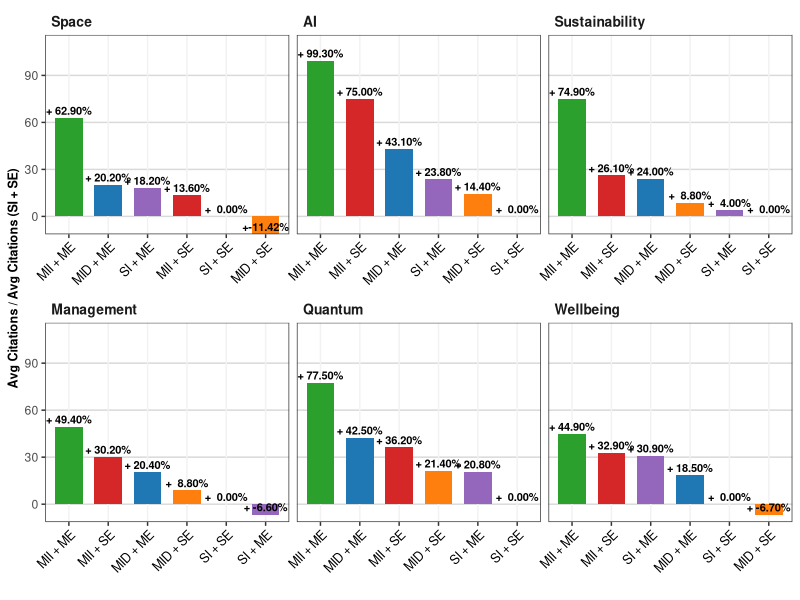

Here is the R script that generated this plot:
library(ggplot2)
library(dplyr)

# 1. Exact Data Entry
# Values extracted directly from the labels in the high-res image
data <- bind_rows(
  # Space Group
  data.frame(Group = "Space", Category = "MII + ME",   Value = 62.9),
  data.frame(Group = "Space", Category = "MID + ME",    Value = 20.2),
  data.frame(Group = "Space", Category = "MII + SE",   Value = 13.6),
  data.frame(Group = "Space", Category = "SI + ME", Value = 18.2),
  data.frame(Group = "Space", Category = "SI + SE",  Value = 0.00),
  data.frame(Group = "Space", Category = "MID + SE",  Value = -11.42),
  
  # AI Group
  data.frame(Group = "AI", Category = "MII + ME",   Value = 99.3),
  data.frame(Group = "AI", Category = "MII + SE",   Value = 75.0),
  data.frame(Group = "AI", Category = "MID + ME",    Value = 43.1),
  data.frame(Group = "AI", Category = "SI + ME", Value = 23.8),
  data.frame(Group = "AI", Category = "MID + SE",  Value = 14.4),
  data.frame(Group = "AI", Category = "SI + SE",  Value = 0.00),
  
  # Sustainability Group
  data.frame(Group = "Sustainability", Category = "MII + ME",   Value = 74.9),
  data.frame(Group = "Sustainability", Category = "MII + SE",   Value = 26.1),
  data.frame(Group = "Sustainability", Category = "MID + SE",  Value = 8.8),
  data.frame(Group = "Sustainability", Category = "MID + ME",    Value = 24.0),
  data.frame(Group = "Sustainability", Category = "SI + ME", Value = 4.0),
  data.frame(Group = "Sustainability", Category = "SI + SE",  Value = 0.00),
  
  # Management Group
  data.frame(Group = "Management", Category = "MII + ME",   Value = 49.4),
  data.frame(Group = "Management", Category = "MII + SE",   Value = 30.2),
  data.frame(Group = "Management", Category = "MID + ME",    Value = 20.4),
  data.frame(Group = "Management", Category = "MID + SE",  Value = 8.80),
  data.frame(Group = "Management", Category = "SI + SE",  Value = 0.00),
  data.frame(Group = "Management", Category = "SI + ME", Value = -6.6),
  
  # Quantum Group
  data.frame(Group = "Quantum", Category = "MII + ME",   Value = 77.5),
  data.frame(Group = "Quantum", Category = "MID + ME",    Value = 42.5),
  data.frame(Group = "Quantum", Category = "MII + SE",   Value = 36.2),
  data.frame(Group = "Quantum", Category = "MID + SE",  Value = 21.4),
  data.frame(Group = "Quantum", Category = "SI + ME", Value = 20.8),
  data.frame(Group = "Quantum", Category = "SI + SE",  Value = 0.00),
  
  # Wellbeing Group
  data.frame(Group = "Wellbeing", Category = "MII + ME",   Value = 44.9),
  data.frame(Group = "Wellbeing", Category = "MII + SE",   Value = 32.9),
  data.frame(Group = "Wellbeing", Category = "MID + ME",    Value = 18.5),
  data.frame(Group = "Wellbeing", Category = "SI + ME", Value = 30.9),
  data.frame(Group = "Wellbeing", Category = "SI + SE",  Value = 0.00),
  data.frame(Group = "Wellbeing", Category = "MID + SE",  Value = -6.7)
)

# 2. Logic to Sort Bars Independently Per Panel
# We set the Group order first so the panels appear in the correct grid positions
data$Group <- factor(data$Group, levels = c("Space", "AI", "Sustainability", 
                                            "Management", "Quantum", "Wellbeing"))

# We create a combined column (Group + Category). 
# We then order this column based on the Value (descending).
# This "tricks" ggplot into sorting every panel individually.
data <- data %>%
  arrange(Group, desc(Value)) %>%
  mutate(Unique_Bar_ID = factor(paste(Group, Category, sep="_"), 
                                levels = paste(Group, Category, sep="_")))

# 3. Define Exact Colors
custom_colors <- c(
  "MII + ME"   = "#2ca02c",  # Green
  "MII + SE"   = "#d62728",  # Red
  "MID + ME"    = "#1f77b4",  # Blue
  "MID + SE"  = "#ff7f0e",  # Orange
  "SI + ME" = "#9467bd",  # Purple
  "SI + SE"  = "#8c564b"   # Brown
)

# 4. Create the Plot
p <- ggplot(data, aes(x = Unique_Bar_ID, y = Value, fill = Category)) +
  geom_bar(stat = "identity", width = 0.7) +
  
  # Labels on top of bars
  geom_text(aes(label = paste0("+", format(Value, nsmall=2), "%")), 
            vjust = -0.4, 
            size = 2.8, 
            fontface = "bold") +
  
  # Create the 2x3 Grid
  facet_wrap(~ Group, scales = "free_x", ncol = 3) +
  
  # Apply Colors
  scale_fill_manual(values = custom_colors) +
  
  # Fix X-axis labels (Remove the hidden 'Group_' prefix we added for sorting)
  scale_x_discrete(labels = function(x) sub(".*_", "", x)) +
  
  # Labels and Theme
  labs(y = "Avg Citations / Avg Citations (SI + SE)", x = "") +
  theme_bw() +
  theme(
    # Panel titles (Strip)
    strip.background = element_rect(fill = "white", color = NA),
    strip.text = element_text(face = "bold", size = 10, hjust = 0),
    
    # Grid lines (Horizontal mainly, lighter vertical)
    panel.grid.major.x = element_line(color = "gray95"),
    panel.grid.major.y = element_line(color = "gray85"),
    panel.grid.minor = element_blank(),
    
    # Axis Text
    axis.text.x = element_text(angle = 45, hjust = 1, size = 9, color = "black"),
    axis.title = element_text(size = 9, face = "bold"),
    
    # Legend
    legend.position = "none" # Hidden as requested by visual match
  ) +
  
  # Expand Y axis slightly to fit the labels on top
  scale_y_continuous(expand = expansion(mult = c(0, 0.15)))

# Display
print(p)